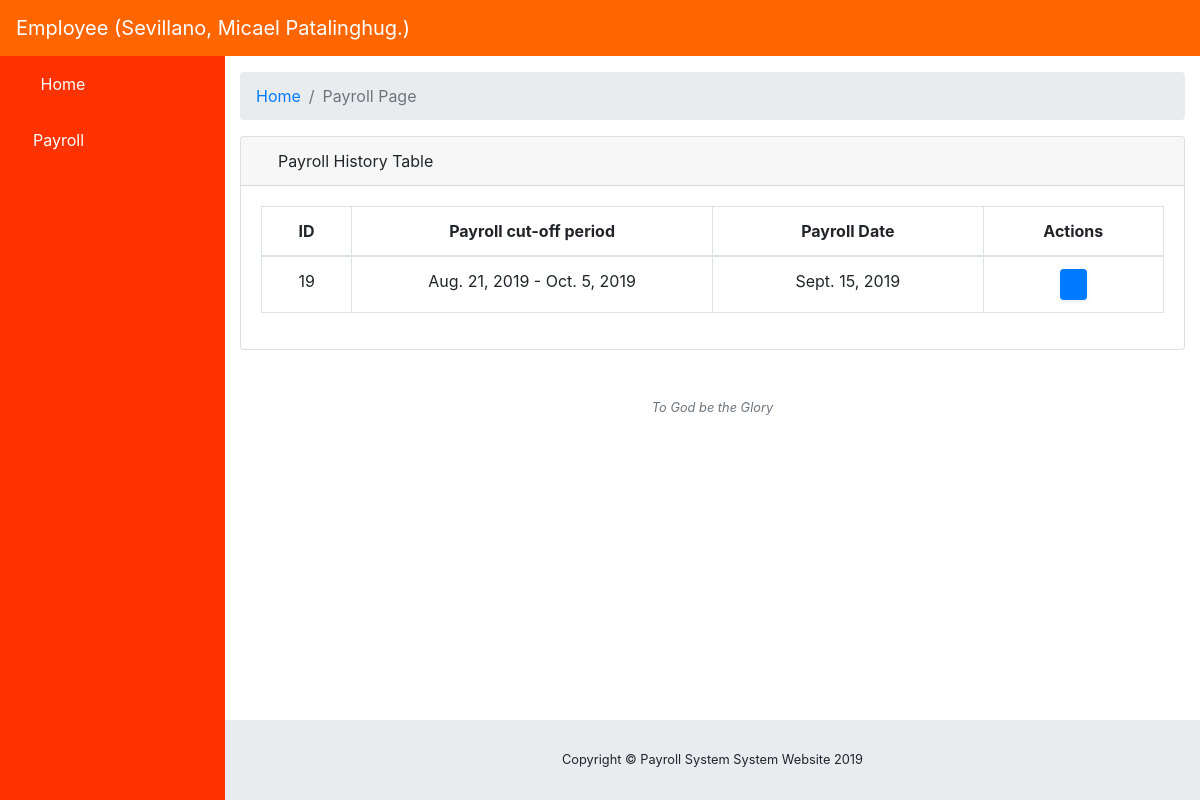
The app's page /Payroll/client_employee/payroll_page/ (signed in) with its own data.
### payrollsystemapp/models.py (models this page shows, shortened)
class ProfileInfo(models.Model):
    GENDER_LIST = (
        ('Male', 'Male'),
        ('Female', 'Female')
    )
    user = models.OneToOneField(User, on_delete=models.CASCADE, related_name="profile_to_user_fk", default="lloyd.garcia")
    first_name = models.CharField(max_length=50)
    middle_name = models.CharField(max_length=50)
    last_name = models.CharField(max_length=50)
    suffix = models.CharField(max_length=50, blank=True, null=True)
    dob = models.DateField()
    mobile_no = models.CharField(max_length=20, unique=True)
    age = models.PositiveIntegerField()
    gender = models.CharField(max_length=50, choices=GENDER_LIST, default='Male')
    address = models.CharField(max_length=250)
    date_added = models.DateTimeField(auto_now=True)

class EmployeePayroll(models.Model):
    employee = models.ForeignKey(ProfileInfo, on_delete=models.CASCADE, related_name="payroll_employee_fk", null=True)
    payroll_cut_off_period_from = models.DateField()
    payroll_cut_off_period_to = models.DateField()
    payroll_date = models.DateField()
    monthly_rate = models.DecimalField(default=0, max_digits=12, decimal_places=2)
    monthly_allowance = models.DecimalField(default=0, max_digits=12, decimal_places=2)
    basic_pay = models.DecimalField(default=0, max_digits=12, decimal_places=2)
    allowance = models.DecimalField(default=0, max_digits=12, decimal_places=2)
    overtime_pay = models.DecimalField(default=0, max_digits=12, decimal_places=2)
    legal_holiday = models.DecimalField(default=0, max_digits=12, decimal_places=2)
    special_holiday = models.DecimalField(default=0, max_digits=12, decimal_places=2)
    late_or_absences = models.DecimalField(default=0, max_digits=12, decimal_places=2)
    salary_or_cash_advance = models.DecimalField(default=0, max_digits=12, decimal_places=2)
    gross_pay = models.DecimalField(default=0, max_digits=12, decimal_places=2)
    sss_premiums = models.DecimalField(default=0, max_digits=12, decimal_places=2)
    philhealth_contribution = models.DecimalField(default=0, max_digits=12, decimal_places=2)
    pagibig_contribution = models.DecimalField(default=0, max_digits=12, decimal_places=2)
    withholding_tax = models.DecimalField(default=0, max_digits=12, decimal_places=2)
    pagibig_loan = models.DecimalField(default=0, max_digits=12, decimal_places=2)
    total_deduction = models.DecimalField(default=0, max_digits=12, decimal_places=2)
    net_pay = models.DecimalField(default=0, max_digits=12, decimal_places=2)
    date_added = models.DateField(auto_now_add=True, null=True)
    """
    from django.db.models import F

    Task.objects.aggregate(total=Sum(F('progress') * F('estimated_days')))['total']
    from django.db.models import Value

    Task.objects.aggregate(total=Sum('progress') / Value(10))['total']


                 total = EmployeePayroll.objects.aggregate(total=Sum(F('basic_pay') + F('allowance')))['total']
                 print("-----", total)

    """

### payrollsystemapp/views.py (the view)
# urls.py: path('Payroll/client_employee/payroll_page/', views.ClientEmployeesPayrollPage.as_view(), name="client_employee_payroll_page"),
class ClientEmployeesPayrollPage(LoginRequiredMixin, TemplateView):
    template_name = "client-employees/client_employee_payroll_page.html"
    def get_context_data(self, *args, **kwargs):
        context = super(ClientEmployeesPayrollPage, self).get_context_data(*args, **kwargs)
        try:
            user = User.objects.all().filter(username=self.request.user)
            username = User.objects.all().get(username=self.request.user)
            profile = ProfileInfo.objects.all().get(user__in=user)
            query = EmployeePayroll.objects.all().filter(employee=profile).order_by('-id')
            if not user:
                raise Http404()
        except User.DoesNotExist:
            raise Http404()
        context.update({
            "user": user,
            "username": username,
            "profile": profile,
            "query": query,
        })
        return context

### payrollsystemapp/templates/client-employees/client_employee_payroll_page.html (shortened to what this page needs)
{% extends 'client-employees/client_employee_index_page.html' %}
{% block inner_body %}
<ol class="breadcrumb">
    <li class="breadcrumb-item">
        <a href="{% url 'client_index_page' %}">Home</a>
    </li>
    <li class="breadcrumb-item active">Payroll Page</li>
</ol>
<div class="card mb-3">
    <div class="card-header">
        <i class="fas fa-table"></i>
        Payroll History Table
    </div>
    <div class="card-body">
        <div class="table-responsive">
            <table class="table table-bordered" id="table-client-employee-payroll-history" width="100%" cellspacing="0">
                <thead>
                <tr>
                    <th class="text-center" style="width: 10%">ID</th>
                    <th class="text-center" style="width: 40%">Payroll cut-off period</th>
                    <th class="text-center" style="width: 30%">Payroll Date</th>
                    <th class="text-center" style="width: 20%">Actions</th>
                </tr>
                </thead>
                <tbody>
                    {% include 'client-employees/client_employee_payroll_table_page.html' %}
                </tbody>
            </table>
        </div>
    </div>
</div>
<p class="small text-center text-muted my-5">
    <em>To God be the Glory</em>
</p>
{% endblock inner_body %}

### payrollsystemapp/templates/client-employees/client_employee_index_page.html (shortened to what this page needs)
{% extends 'base.html' %}
{% block body_block %}
<nav class="navbar navbar-expand navbar-dark custom-color-header static-top">
    <a class="navbar-brand mr-1" href="{% url 'client_index_page' %}">Employee ({{ profile.last_name|title  }}, {{ profile.first_name|title }} {{ profile.middle_name|title  }}.)</a>
    <button class="btn btn-link btn-sm text-white order-1 order-sm-0" id="sidebarToggle" href="#">
        <i class="fas fa-bars"></i>
    </button>
    {% if request.user.is_authenticated and request.user.is_active %}
    {% if user %}
    {% for u in user %}
    <ul class="navbar-nav ml-auto ml-md-0">
        <li class="nav-item dropdown no-arrow">
            <a class="nav-link dropdown-toggle" href="#" id="userDropdown" role="button" data-toggle="dropdown"
               aria-haspopup="true" aria-expanded="false">
                <i class="fas fa-user-circle fa-fw custom-text-color"></i>
            </a>
        </li>
    </ul>
    {% endfor %}
    {% endif %}
    {% endif %}
</nav>
<div id="wrapper">
    <ul class="sidebar navbar-nav custom-color">
        <li class="nav-item">
            <a class="nav-link" href="{% url 'client_index_page' %}">
                <i class="fas fa-fw fas fa-home text-white"></i>
                <span class="custom-text-color">Home</span>
            </a>
        </li>
        <li class="nav-item">
            <a class="nav-link" href="{% url 'client_employee_payroll_page' %}">
                <i class="fas fa-user-friends custom-text-color"></i>
                <span class="custom-text-color">Payroll</span></a>
        </li>
    </ul>
    <div id="content-wrapper">
        <div class="container-fluid">
            {% if request.user.is_authenticated and request.user.is_active %}
                {% if user %}
                        {% block inner_body %}{% endblock inner_body %}
                {% endif %}
            {% endif %}
        </div>
        <footer class="sticky-footer">
            <div class="container my-auto">
                <div class="copyright text-center my-auto">
                    <span>Copyright © Payroll System System Website 2019</span>
                </div>
            </div>
        </footer>
    </div>
</div>
{% endblock body_block %}

### payrollsystemapp/templates/client-employees/client_employee_payroll_table_page.html
{% load staticfiles %}
{% for record in query %}
<tr>
    <td style="width: 5%" class="text-center">{{ record.id }}</td>
    <td style="width: 20%" class="text-center">{{ record.payroll_cut_off_period_from }} - {{ record.payroll_cut_off_period_to }}</td>
    <td style="width: 15%" class="text-center">{{ record.payroll_date }}</td>
    <td style="width: 15%" align="center">
        <button type="button" data-url="{% url 'client_employee_payroll_page_detail' record.id  %}"
                    class="d-none d-sm-inline-block btn btn-sm btn-primary shadow-sm show-client-employee-payroll-form" data-toggle="tooltip" data-placement="top" title="View">
                <span class="fas fa-eye fa-sm text-white-50"></span>
        </button>
    </td>
</tr>
{% empty %}
<tr>
    <td colspan="4" class="text-center bg-warning">No Records!</td>
</tr>
{% endfor %}

### payrollsystemapp/static/css/main.css (style rules this page uses)
.custom-color-header { background-color: #FF6600; }
.custom-color { background-color: #FF3300; }
.custom-text-color { color: #FFFFFF; }

### records on screen
ProfileInfo: last_name "Sevillano", first_name "Micael", middle_name "Patalinghug"
EmployeePayroll: id "19", payroll_cut_off_period_from "Aug. 21, 2019", payroll_cut_off_period_to "Oct. 5, 2019", payroll_date "Sept. 15, 2019"
